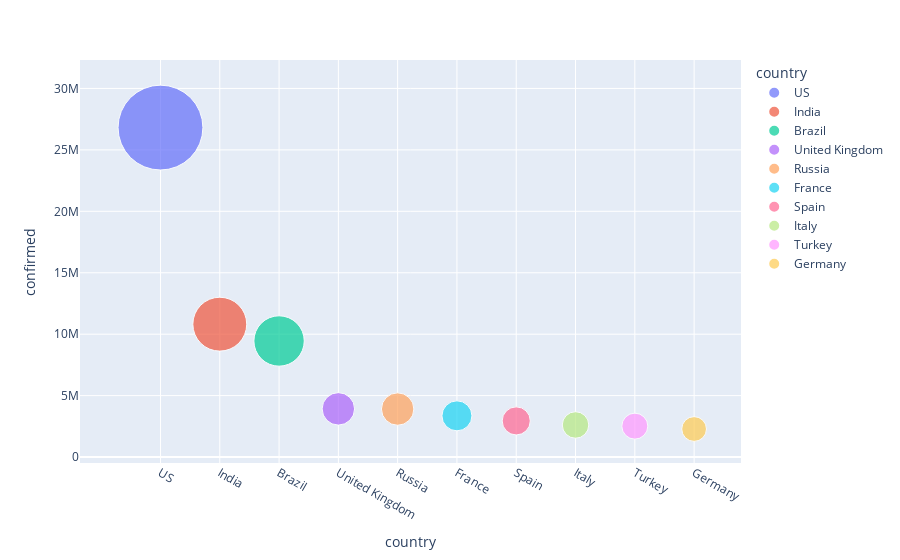

Here is the notebook cell this chart was saved with:
### Code cell
fig.show()

### Figure 1 — Plotly figure (JSON) as saved in the notebook; plotly's stock layout.template omitted (floating-point values rounded to 4 significant figures)
{"data": [{"hovertemplate": "<b>%{hovertext}</b><br><br>country=%{x}<br>confirmed=%{marker.size}<extra></extra>", "hovertext": ["US"], "legendgroup": "US", "marker": {"color": "#636efa", "size": [26814845], "sizemode": "area", "sizeref": 7449.0, "symbol": "circle"}, "mode": "markers", "name": "US", "orientation": "v", "showlegend": true, "type": "scatter", "x": ["US"], "xaxis": "x", "y": [26814845], "yaxis": "y"}, {"hovertemplate": "<b>%{hovertext}</b><br><br>country=%{x}<br>confirmed=%{marker.size}<extra></extra>", "hovertext": ["India"], "legendgroup": "India", "marker": {"color": "#EF553B", "size": [10814304], "sizemode": "area", "sizeref": 7449.0, "symbol": "circle"}, "mode": "markers", "name": "India", "orientation": "v", "showlegend": true, "type": "scatter", "x": ["India"], "xaxis": "x", "y": [10814304], "yaxis": "y"}, {"hovertemplate": "<b>%{hovertext}</b><br><br>country=%{x}<br>confirmed=%{marker.size}<extra></extra>", "hovertext": ["Brazil"], "legendgroup": "Brazil", "marker": {"color": "#00cc96", "size": [9447165], "sizemode": "area", "sizeref": 7449.0, "symbol": "circle"}, "mode": "markers", "name": "Brazil", "orientation": "v", "showlegend": true, "type": "scatter", "x": ["Brazil"], "xaxis": "x", "y": [9447165], "yaxis": "y"}, {"hovertemplate": "<b>%{hovertext}</b><br><br>country=%{x}<br>confirmed=%{marker.size}<extra></extra>", "hovertext": ["United Kingdom"], "legendgroup": "United Kingdom", "marker": {"color": "#ab63fa", "size": [3922910], "sizemode": "area", "sizeref": 7449.0, "symbol": "circle"}, "mode": "markers", "name": "United Kingdom", "orientation": "v", "showlegend": true, "type": "scatter", "x": ["United Kingdom"], "xaxis": "x", "y": [3922910], "yaxis": "y"}, {"hovertemplate": "<b>%{hovertext}</b><br><br>country=%{x}<br>confirmed=%{marker.size}<extra></extra>", "hovertext": ["Russia"], "legendgroup": "Russia", "marker": {"color": "#FFA15A", "size": [3907653], "sizemode": "area", "sizeref": 7449.0, "symbol": "circle"}, "mode": "markers", "name": "Russia", "orientation": "v", "showlegend": true, "type": "scatter", "x": ["Russia"], "xaxis": "x", "y": [3907653], "yaxis": "y"}, {"hovertemplate": "<b>%{hovertext}</b><br><br>country=%{x}<br>confirmed=%{marker.size}<extra></extra>", "hovertext": ["France"], "legendgroup": "France", "marker": {"color": "#19d3f3", "size": [3355678], "sizemode": "area", "sizeref": 7449.0, "symbol": "circle"}, "mode": "markers", "name": "France", "orientation": "v", "showlegend": true, "type": "scatter", "x": ["France"], "xaxis": "x", "y": [3355678], "yaxis": "y"}, {"hovertemplate": "<b>%{hovertext}</b><br><br>country=%{x}<br>confirmed=%{marker.size}<extra></extra>", "hovertext": ["Spain"], "legendgroup": "Spain", "marker": {"color": "#FF6692", "size": [2941990], "sizemode": "area", "sizeref": 7449.0, "symbol": "circle"}, "mode": "markers", "name": "Spain", "orientation": "v", "showlegend": true, "type": "scatter", "x": ["Spain"], "xaxis": "x", "y": [2941990], "yaxis": "y"}, {"hovertemplate": "<b>%{hovertext}</b><br><br>country=%{x}<br>confirmed=%{marker.size}<extra></extra>", "hovertext": ["Italy"], "legendgroup": "Italy", "marker": {"color": "#B6E880", "size": [2611659], "sizemode": "area", "sizeref": 7449.0, "symbol": "circle"}, "mode": "markers", "name": "Italy", "orientation": "v", "showlegend": true, "type": "scatter", "x": ["Italy"], "xaxis": "x", "y": [2611659], "yaxis": "y"}, {"hovertemplate": "<b>%{hovertext}</b><br><br>country=%{x}<br>confirmed=%{marker.size}<extra></extra>", "hovertext": ["Turkey"], "legendgroup": "Turkey", "marker": {"color": "#FF97FF", "size": [2516889], "sizemode": "area", "sizeref": 7449.0, "symbol": "circle"}, "mode": "markers", "name": "Turkey", "orientation": "v", "showlegend": true, "type": "scatter", "x": ["Turkey"], "xaxis": "x", "y": [2516889], "yaxis": "y"}, {"hovertemplate": "<b>%{hovertext}</b><br><br>country=%{x}<br>confirmed=%{marker.size}<extra></extra>", "hovertext": ["Germany"], "legendgroup": "Germany", "marker": {"color": "#FECB52", "size": [2282684], "sizemode": "area", "sizeref": 7449.0, "symbol": "circle"}, "mode": "markers", "name": "Germany", "orientation": "v", "showlegend": true, "type": "scatter", "x": ["Germany"], "xaxis": "x", "y": [2282684], "yaxis": "y"}], "layout": {"legend": {"itemsizing": "constant", "title": {"text": "country"}, "tracegroupgap": 0}, "margin": {"t": 60}, "xaxis": {"anchor": "y", "categoryarray": ["US", "India", "Brazil", "United Kingdom", "Russia", "France", "Spain", "Italy", "Turkey", "Germany"], "categoryorder": "array", "domain": [0, 1], "title": {"text": "country"}}, "yaxis": {"anchor": "x", "domain": [0, 1], "title": {"text": "confirmed"}}}}
